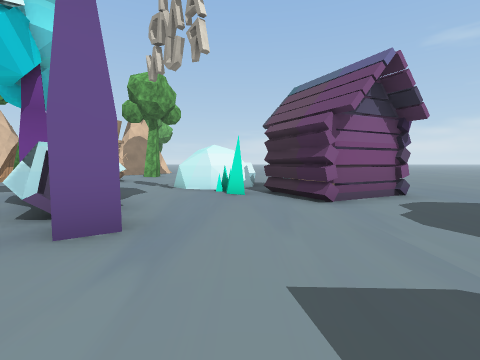
[1] (above)

24 first-person views from a walk through a 3-D level made in the Unity game engine. The camera is 1.3 m above the floor, tilts 4° down and sees 85° across. The floor is counted in squares, 1.8 m on a side. Each view is taken from the middle of a square. On the plan, view 1 faces up. The plan holds only what a view shows up to about 9 squares ahead; the rest is blank. The place goes on beyond the plan. The player is left out. Some surface patterns are stand-ins.

[2]
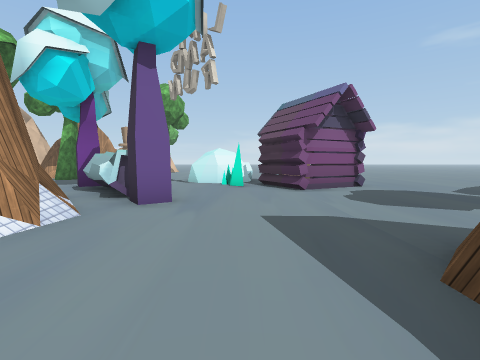

[3]
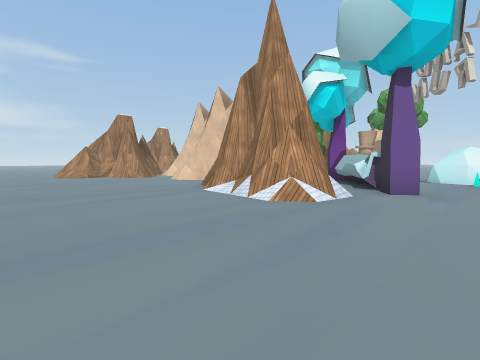

[4]
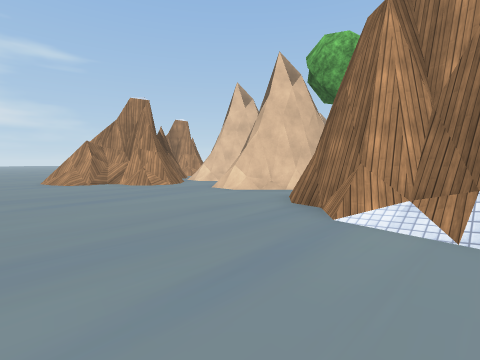

[5]
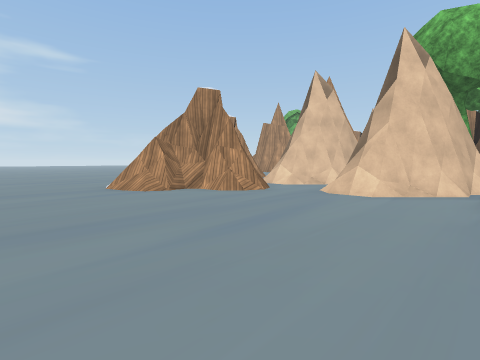

[6]
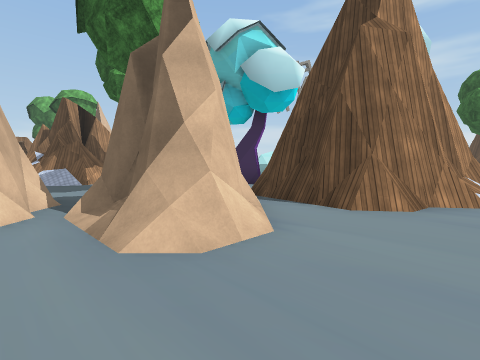

[7]
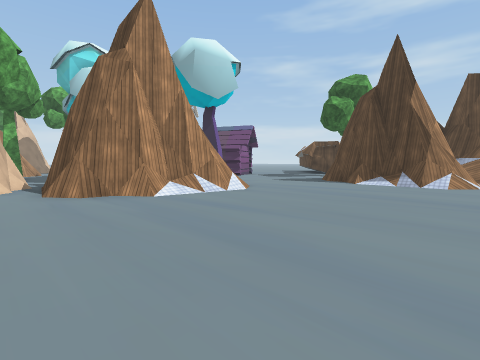

[8]
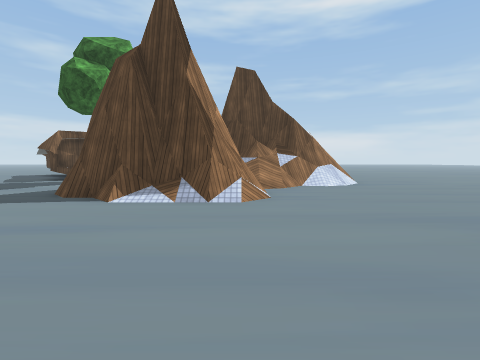

[9]
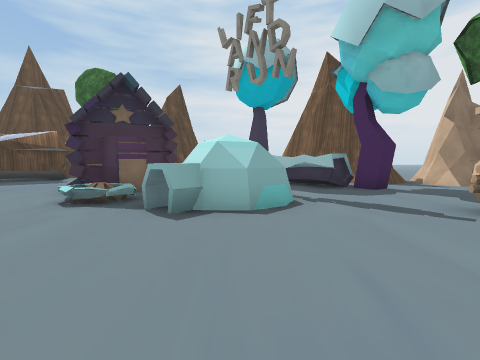

[10]
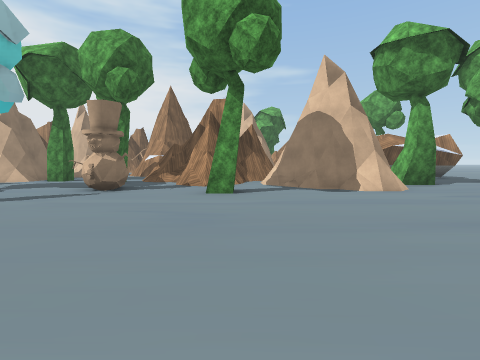

[11]
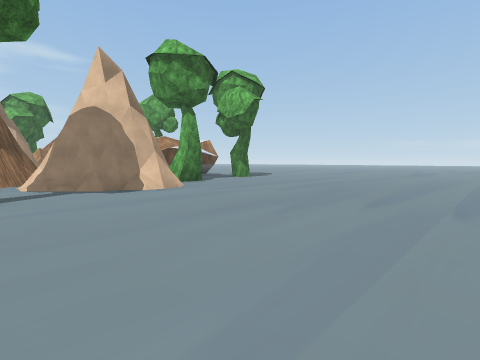

[12]
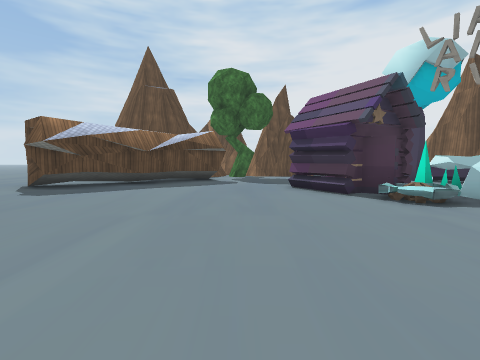

[13]
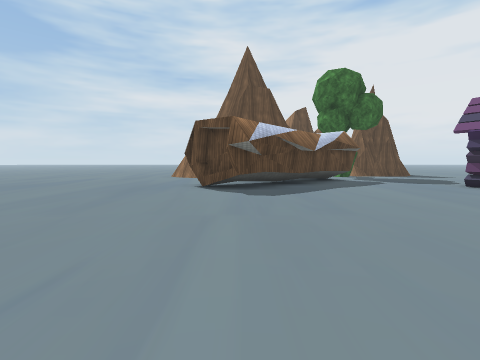

[14]
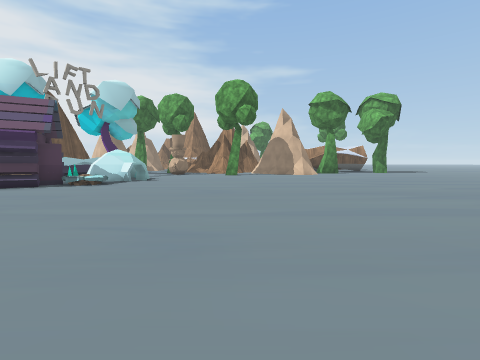

[15]
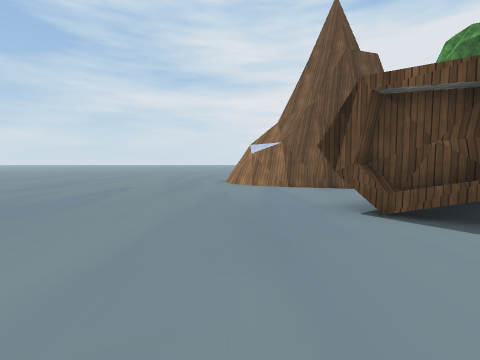

[16]
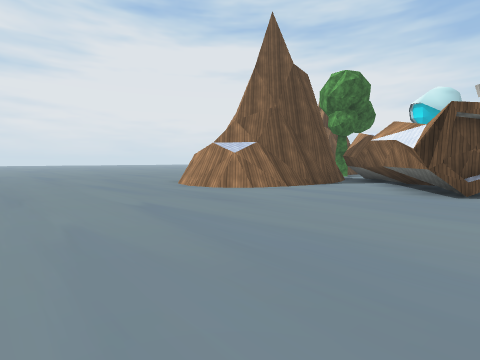

[17]
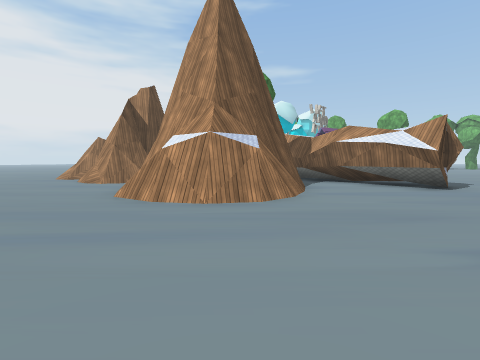

[18]
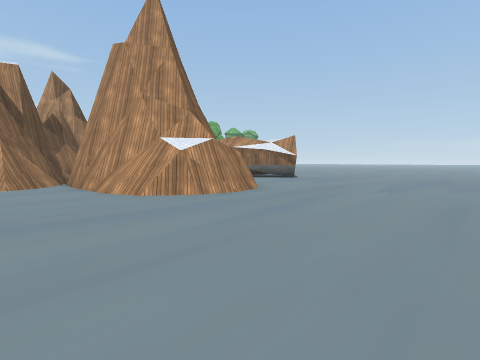

[19]
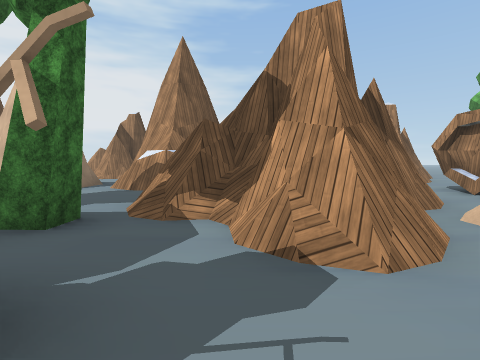

[20]
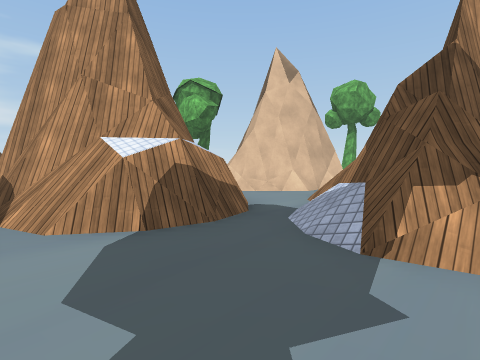

[21]
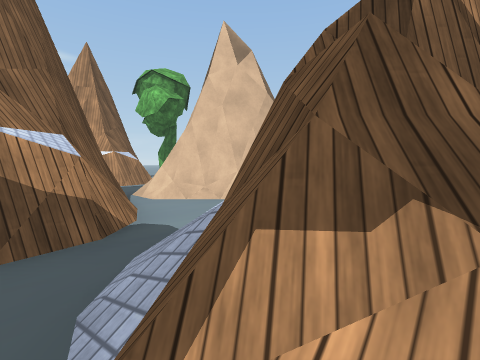

[22]
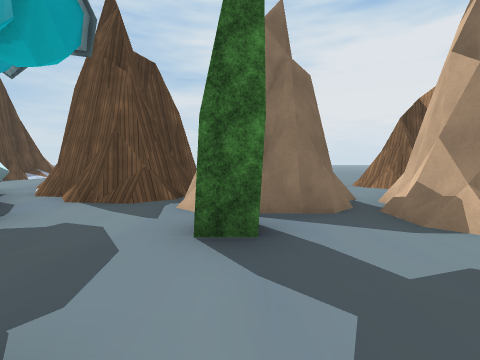

[23]
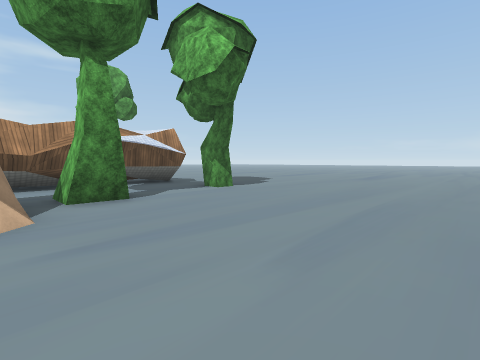

[24]
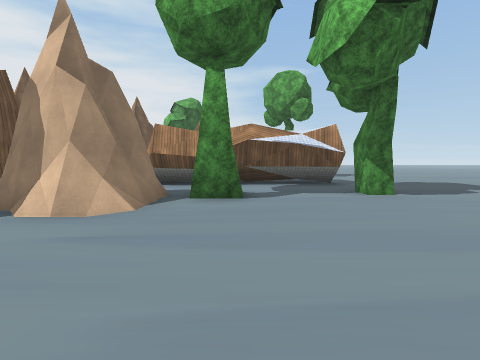

### Floor plan
Key: @ floor where view 1 was taken; # wall or solid block; . main floor; : floor 0.25 m higher than the main floor; + floor 0.5 m higher than the main floor; / step, stairs or slope; = window, fence, low wall or low ledge; ^ raised ledge; T tree; C cabin; S spikes; O other object.
Columns run from 18 left of view 1 to 18 right of it. Each row starts with its distance up from view 1.
 23           ...........
 22         ^#.T.........
 21          #...........
 20         ##...........
 19          #.TT..........
 18          #.TT...........
 17        ###.O#O...........
 16        .##  ##............
 15         ... #O.............
 14       #O ##O................
 13  ##   #O  ##..T..............
 12 ###.OOO.=####.................
 11      #=#=###...................
 10      ###.##..OO.................
  9      ###...T.O...OO..............
  8      ###........OOO+:.............
  7     ##=..........OO.CC..............
  6       OOO.T..TTO..SCOC......#........
  5       ##OOOO..OO...CC.....####.......
  4       #OO##O##OOO........####........
  3      O/./######OTT......  ##.........
  2      ##./O.#####........   ##........
  1     ###.....####......      ###......
  0    ##/.......=//..@.#         ##.....
 -1  ../#/..............#         ##.....
 -2 ...................##       ####.....
 -3 ...................##      ##/=......
 -4  ................../#/=#   #.........
 -5           ...........//#   #.........

Where each view was taken, in squares from view 1:
view 1: 0 up, 0 right, facing up
view 2: 2 down, 0 right, facing up
view 3: 4 down, 0 right, facing up-left
view 4: 3 down, 4 left, facing up-left
view 5: 4 down, 7 left, facing up-left
view 6: 0 up, 11 left, facing up-right
view 7: 5 down, 8 left, facing up-right
view 8: 4 down, 4 left, facing right
view 9: 13 up, 1 left, facing down
view 10: 13 up, 2 right, facing left
view 11: 13 up, 2 right, facing up-left
view 12: 13 up, 5 right, facing down
view 13: 13 up, 10 right, facing down
view 14: 13 up, 10 right, facing left
view 15: 9 up, 13 right, facing down
view 16: 6 up, 18 right, facing down-left
view 17: 0 up, 18 right, facing left
view 18: 5 down, 18 right, facing up-left
view 19: 11 up, 4 left, facing left
view 20: 7 up, 8 left, facing up-left
view 21: 9 up, 8 left, facing up-left
view 22: 9 up, 8 left, facing down
view 23: 17 up, 1 left, facing up-left
view 24: 19 up, 1 left, facing left
